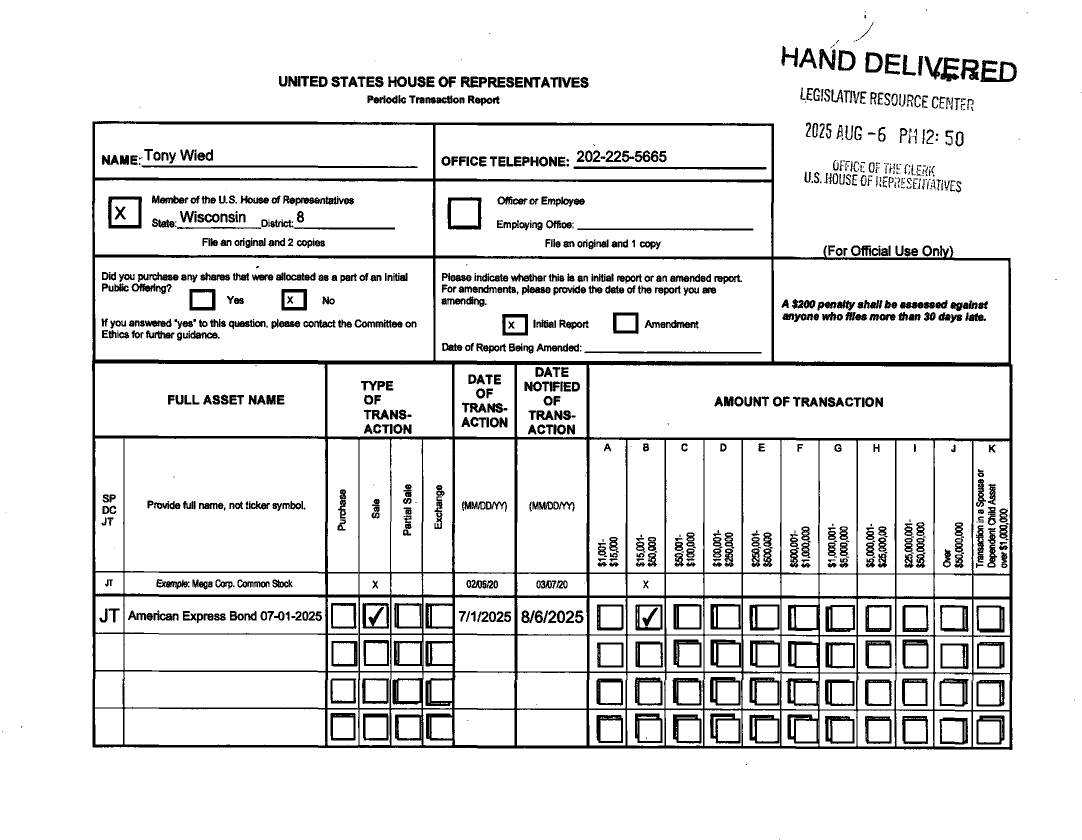
#> input picture local/tests/data/ptr_scan/current_form.png, 2164 x 1680 px (shown at 1/2 size); its folder holds only this picture in this run
$ python -i paper_ptr.py   (imports and definitions only)
#> lines starting #> are read from the running program, lines starting #| are printed output that depends on the picture; after the words box and inside, x2 and y2 are one past the last pixel; in counts of white or black regions, pixels touching at a corner belong together
#> further down, picture is the input picture: PIL image 2164x1680 1; 90% white; 985 black regions (179 under 20 px), largest, box (x1, y1, x2, y2) and area: (184, 242, 2025, 1500) 156205, (283, 331, 835, 336) 2155, (1147, 333, 1533, 339) 1783
"""Scanned (paper) House periodic transaction reports, read with OCR.

Some members file the House's paper PTR form. The Clerk publishes those as scanned, image-only PDFs with no text
layer, so the text reader finds nothing: about one House filing in eight, and every report of some of the most
active traders. This module reads every version of the form: the older one (purchase / sale / exchange, amounts
A-J), the current one (adds partial sale and K, with a printed box per mark) and the layout many brokers attach
(adds "capital gains" and "partial sale" columns):

1. find the table from its ruled lines (rows and columns) and which column is which;
2. read the transaction-type and amount columns from the marks in their cells (no OCR needed, and an empty
   printed box is not a mark);
3. OCR only the owner, asset and date columns with Tesseract, and map the asset name to a ticker.

Typed rows read reliably. Handwriting mostly does not (Tesseract reads print): a handwritten row whose trade
date can't be read is counted ("skipped") and left out, never guessed. A filing that says "nothing to report"
is read as such.

Needs the ``tesseract`` program (Linux: ``apt install tesseract-ocr``, macOS: ``brew install tesseract``). Without
it scanned filings stay "unreadable" and are read once it is installed.
"""
from __future__ import annotations

import io
import os
import re
import shutil
import subprocess
from datetime import date
from difflib import get_close_matches
from typing import Any

import numpy as np

VERSION = 3  # bump to re-read the unread scanned filings after an improvement (3: all versions of the form)
# Amount columns A-K of the form: $1,001-$15,000 ... Over $50,000,000, and K = a spouse's or child's asset over $1M
AMOUNTS: list[tuple[int, int | None]] = [(1001, 15000), (15001, 50000), (50001, 100000), (100001, 250000), (250001, 500000),
                                         (500001, 1000000), (1000001, 5000000), (5000001, 25000000), (25000001, 50000000),
                                         (50000001, None), (1000001, None)]

__all__ = ["available", "read", "read_pdf", "read_page", "match_ticker", "name_key", "VERSION"]

_have: bool | None = None


# [7 lines left out: function available, not called in this run]


# ─── table geometry ──────────────────────────────────────────────────────────

def _runs(ratio: np.ndarray, thr: float, gap: int) -> list[tuple[int, int]]:
    """Index ranges where ``ratio`` exceeds ``thr`` (ranges closer than ``gap`` merge)."""
    out: list[list[int]] = []
    for i in np.where(ratio > thr)[0]:
        if out and i - out[-1][1] <= gap:
            out[-1][1] = int(i)
        else:
            out.append([int(i), int(i)])
    return [(a, b) for a, b in out]


def _long_runs(mask: np.ndarray, min_len: int) -> np.ndarray:
    """Per column: total length of the vertical ink runs at least ``min_len`` pixels long. Ruled lines, even
    dashed or broken ones, add up; letters (short strokes) don't."""
#> called with min_len = 25
    m = mask.astype(np.int8)
    pad = np.zeros((1, m.shape[1]), np.int8)
    d = np.diff(np.vstack([pad, m, pad]), axis=0)
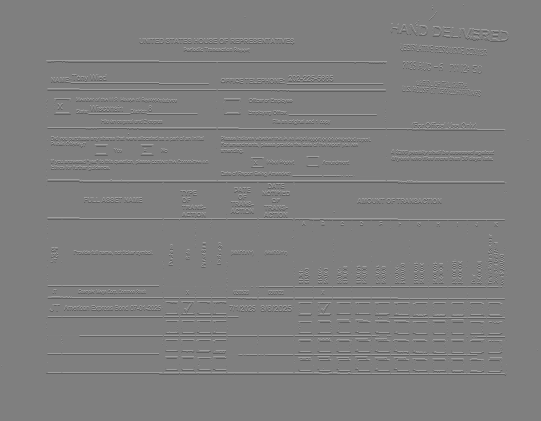
#> d: shape (1681, 2164) int8 (shown at 1/4 size); min -1, max 1, mean 0; drawn with min black and max white
    st, en = np.argwhere(d == 1), np.argwhere(d == -1)
#> st = 50372 pairs, first value 19 to 1677, second value 5 to 2163; en = 50372 pairs, first value 21 to 1679, second value 5 to 2163
    st, en = st[np.lexsort((st[:, 0], st[:, 1]))], en[np.lexsort((en[:, 0], en[:, 1]))]
    lens, cols = en[:, 0] - st[:, 0], st[:, 1]
    out = np.zeros(m.shape[1])
    keep = lens >= min_len
    np.add.at(out, cols[keep], lens[keep])
    return out


def rules(dark: np.ndarray) -> tuple[list[int], list[int]]:
    """(x of the vertical rules, y of the horizontal rules) of the table."""
    v = _long_runs(dark, 25)
#> v = 2164 values, max 1252 at index 186, min 0 at index 0, mean 45.23
    h = _long_runs(dark.T, 80)
#> call 2 of _long_runs, with min_len = 80
#> in _long_runs (call 2), `d = np.diff(np.vstack([pad, m, pad]), axis=0)`:
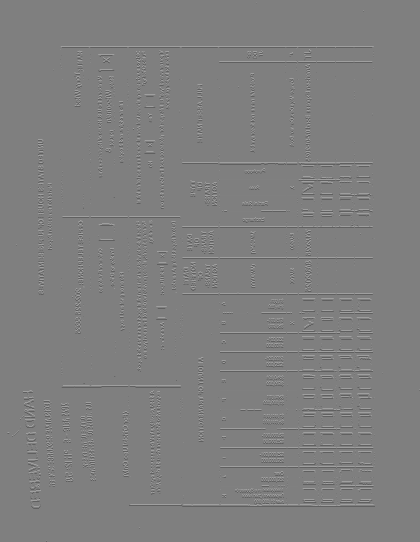
#> d: shape (2165, 1680) int8 (shown at 1/4 size); min -1, max 1, mean 0; drawn with min black and max white
#> in _long_runs (call 2), `st, en = np.argwhere(d == 1), np.argwhere(d == -1)`: st = 47987 pairs, first value 5 to 2162, second value 19 to 1678; en = 47987 pairs, first value 6 to 2164, second value 19 to 1678
#> h = 1680 values, max 1832 at index 726, min 0 at index 0, mean 53.79
    xs = [(a + b) // 2 for a, b in _runs(v, 0.25 * v.max(), 8)] if v.max() > 0 else []
#> the loop in _runs, `for i in np.where(ratio > thr)[0]:` made 79 passes
#> i on passes 1 to 8: 185, 186, 187, 188, 189, 190, 247, 248
#> after the loop in _runs, `for i in np.where(ratio > thr)[0]:`: out = 22 items, first 6: [185, 190], [247, 248], [650, 655], [717, 718], [780, 782], [844, 845]
#> xs = [187, 247, 652, 717, 781, 844, 868, 907, 1031, 1175, 1253, 1330, 1407, 1484, 1545, 1561, 1637, 1714, 1791, 1867, 1945, 2021]
    ys = [(a + b) // 2 for a, b in _runs(h, 0.25 * h.max(), 4)] if h.max() > 0 else []
#> the loop in _runs (call 2), `for i in np.where(ratio > thr)[0]:` made 76 passes
#> i on passes 1 to 8: 244, 245, 246, 247, 248, 249, 250, 333
#> ys = [247, 334, 359, 457, 514, 725, 876, 1146, 1192, 1268, 1344, 1418, 1493]
    return xs, ys


def cells_of(xs: list[int]) -> list[tuple[int, int]]:
    return [(a, b) for a, b in zip(xs, xs[1:]) if b - a >= 25]


# [14 lines left out: function mark, not called in this run]


# ─── text ────────────────────────────────────────────────────────────────────

def _ocr(img: Any, psm: str = "11", only: str | None = None) -> list[dict]:
    """Words with their boxes (Tesseract TSV). psm 11: scattered text (a table); 6: one block (a single column);
    7: one line. ``only``: the characters allowed (digits and slashes for a handwritten date)."""
    buf = io.BytesIO()
    img.save(buf, format="PNG")
    env = {**os.environ, "OMP_THREAD_LIMIT": "1"}  # one thread per page: pages already run in parallel
    cmd = ["tesseract", "stdin", "stdout", "--psm", psm] + (["-c", f"tessedit_char_whitelist={only}"] if only else []) + ["tsv"]
    r = subprocess.run(cmd, input=buf.getvalue(), capture_output=True, timeout=180, env=env)
    words = []
    for line in r.stdout.decode("utf-8", "replace").splitlines()[1:]:
        p = line.split("\t")
        if len(p) == 12 and p[11].strip() and p[10] != "-1":
            x, y, w, h = map(int, p[6:10])
            words.append({"t": p[11].strip(), "x": x, "y": y, "cx": x + w / 2, "cy": y + h / 2, "conf": float(p[10])})
    return words


# [12 lines left out: function _text, not called in this run]


_DIGITS = str.maketrans({"O": "0", "o": "0", "D": "0", "l": "1", "I": "1", "|": "1", "i": "1", "S": "5", "s": "5", "B": "8", "Z": "2"})


# [17 lines left out: function parse_date, not called in this run]


# ─── asset name -> ticker ────────────────────────────────────────────────────

# A ticker the filer wrote after the name: "(PYPL)", "- XLE", or a capitalised last word of a mixed-case name
_WRITTEN = re.compile(r"(?:\(([A-Z]{1,5})\)|\s[-\u2013\u2014]\s*([A-Z]{1,5})|\s([A-Z]{2,5}))\s*$")
_NOT_TICKERS = {"ETF", "TR", "FD", "FDS", "BD", "SER", "SPDR", "MSCI", "REIT", "USA", "US", "INDEX", "BOND", "PORT", "INTL", "II", "III",
                "IV", "VI", "VII", "LP", "LLC", "MUNI", "DUE", "CALL", "PUT", "CMN", "COM", "FTSE", "SP", "JT", "DC", "OTC"}
_FUNDISH = re.compile(r"\bETF\b|SPDR|ISHARES|INVESCO|VANGUARD|PROSHARES|VANECK|SELECT SECTOR|\bTR\b|\bFUND\b|\bFDS?\b", re.I)
_BONDISH = re.compile(r"BE/R|MUNICIPAL|\bAUTH\b|\bCNTY\b|\bREV\b|\bRV\b|\bSR\s+[A-Z]\b|\bBONDS?\b|\bNOTES?\b|\bDUE\b|%|\bTREAS")
_SUFFIX = {"CMN", "COM", "COMMON", "STOCK", "STK", "SHS", "SH", "CL", "CLASS", "A", "B", "C", "NEW", "INC", "INCORPORATED",
           "CORP", "CORPORATION", "CORPOR", "CO", "COMPANY", "LTD", "LIMITED", "PLC", "NV", "SA", "AG", "SE", "ADR", "ADS",
           "SPONSORED", "SPON", "ORD", "ORDINARY", "HLDGS", "HOLDINGS", "HOLDING", "GROUP", "THE", "AND", "DEL", "DE",
           "USD", "PAR", "REGISTERED", "REG", "TECHNOLOGIES", "TECHNOLOGY", "INTERNATIONAL", "INTL"}
_NOT_A_STOCK = re.compile(r"LINKED TO|\bNOTES?\b|\bBONDS?\b|PERPETUAL|\bDUE\b|%|\bTREAS|\bMUNI|\bCD\b|CERTIFICATE|\bFUND\b|"
                          r"\bETF\b|\bTRUST\b|\bLP\b|\bLLC\b|MONEY MARKET|DEPOSIT", re.I)


# [12 lines left out: functions name_key, _norm, not called in this run]


_index: dict[str, str] | None = None


def _tickers() -> set[str]:
    from ..universe import ALL_META
    return set(ALL_META)


# [77 lines left out: functions _names, match_ticker, _owner, _fix_year, not called in this run]


MIN_CELLS = 16   # the narrowest version of the form has 17 columns
# The transaction-type columns between the asset name and the dates, by how many there are
_KINDS: dict[int, tuple[str | None, ...]] = {
    3: ("buy", "sell", "exchange"),                        # the older House form (amounts A-J), and with K
    4: ("buy", "sell", "sell_partial", "exchange"),        # the current House form
    5: ("buy", "sell", "exchange", None, "sell_partial"),  # brokers' attachments: + "capital gains over $200?"
}
_KNOWN = {(3, 10), (3, 11), (4, 11), (5, 11)}              # (type columns, amount columns) of those versions
_DATE_HEAD = re.compile(r"MM\w{0,2}?[DO0]{1,2}\w{0,2}?YY")   # "(MM/DD/YY)" as OCR reads it: MMIDDIYY, MMODIYY, MM/DO/YY


def _date_head(t: str) -> bool:
    return bool(_DATE_HEAD.search(re.sub(r"[^A-Z0-9]", "", t.upper())))


# [63 lines left out: functions layout, _marks, _kind, _bands, _ruled, not called in this run]


def _crop(clean: np.ndarray, cell: tuple[int, int], y0: float, y1: float) -> Any:
    from PIL import Image
    return Image.fromarray((clean[max(0, int(y0)):max(0, int(y1)), cell[0] + 3:cell[1] - 3] * 255).astype("uint8"))


# [7 lines left out: function _cell_date, not called in this run]


_NOTHING = re.compile(r"NOTHING\W+(?:\S+\W+){0,3}?REPORT|NO\s+TRANSACTIONS|NO\s+REPORTABLE")   # "to" read as "fo", specks


# [10 lines left out: function _same_form, not called in this run]


def _read_page(img: Any, latest: date | None = None, cells: list[tuple[int, int]] | None = None,
               owner: str | None = None, usual: list[tuple[int, int]] | None = None) -> tuple[list[dict], bool, int]:
    """(trades on one scanned page, whether it says it has nothing to report, rows with marks but no readable
    trade date: handwritten ones). See ``read_page``."""
    from PIL import Image
    gray = img.convert("L")
    dark = np.asarray(gray) < 128
    xs, ys = rules(dark)
    if cells is None:
        cells = cells_of(xs)
#> cells = [(187, 247), (247, 652), (652, 717), (717, 781), (781, 844), (868, 907), (907, 1031), (1031, 1175), (1175, 1253), (1253, 1330), (1330, 1407), (1407, 1484), (1484, 1545), (1561, 1637), (1637, 1714), (1714, 1791), (1791, 1867), (1867, 1945), (1945, 2021)]
    if usual and len(usual) != len(cells) and (len(cells) < MIN_CELLS or _same_form(cells, usual)):
        cells = usual   # this page's lines came out differently (faint or broken): the filing's layout
    if len(cells) < MIN_CELLS:
        return [], False, 0
    # OCR the owner..date-notified columns, with the ruled lines erased so letters touching them survive
    x0, x1 = cells[0][0], cells[len(cells) - 12][1]
#> x0 = 187; x1 = 1175
    clean = ~dark
    for x in xs:
        clean[:, max(0, x - 3):x + 4] = True
#> this loop made 22 passes
#> x on passes 1 to 8: 187, 247, 652, 717, 781, 844, 868, 907
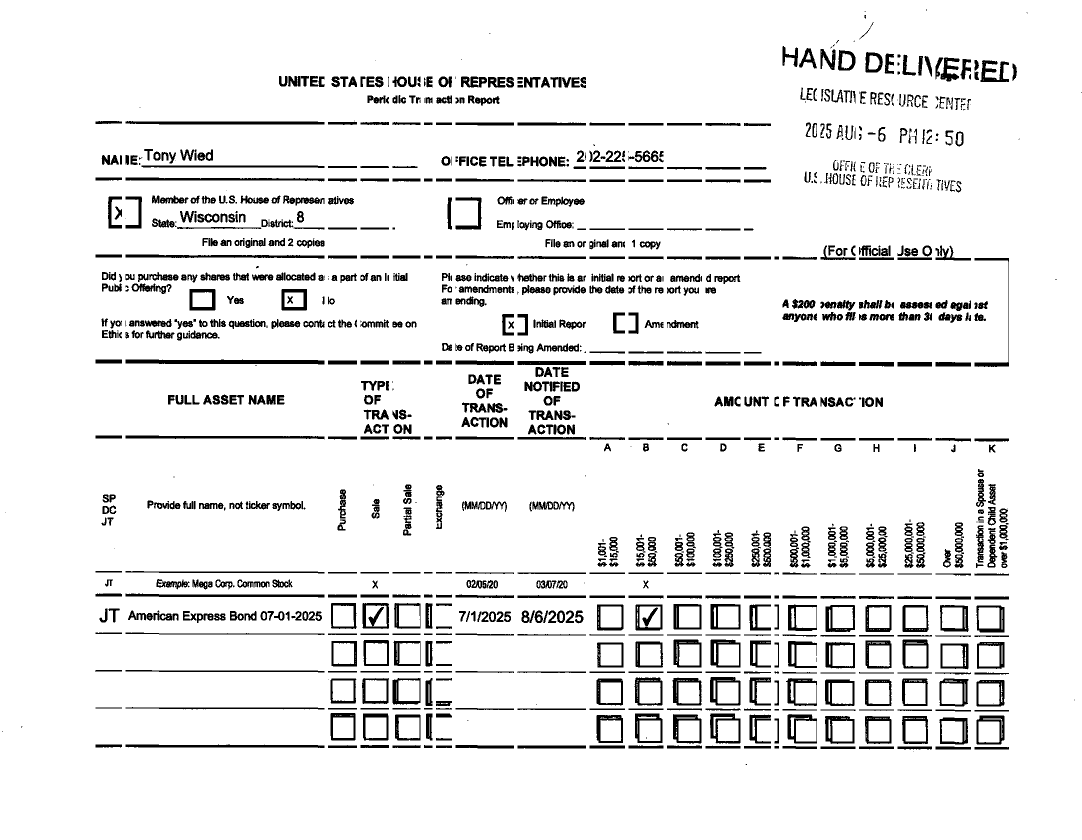
#> clean: shape (1680, 2164) bool (shown at 1/2 size); 91.9% white; 1305 black regions (205 under 20 px), largest, box (x1, y1, x2, y2) and area: (251, 719, 649, 729) 3190, (251, 242, 649, 249) 2303, (251, 509, 649, 517) 2073
    for y in ys:
        clean[max(0, y - 2):y + 3, :] = True
#> this loop made 13 passes
#> y on passes 1 to 8: 247, 334, 359, 457, 514, 725, 876, 1146
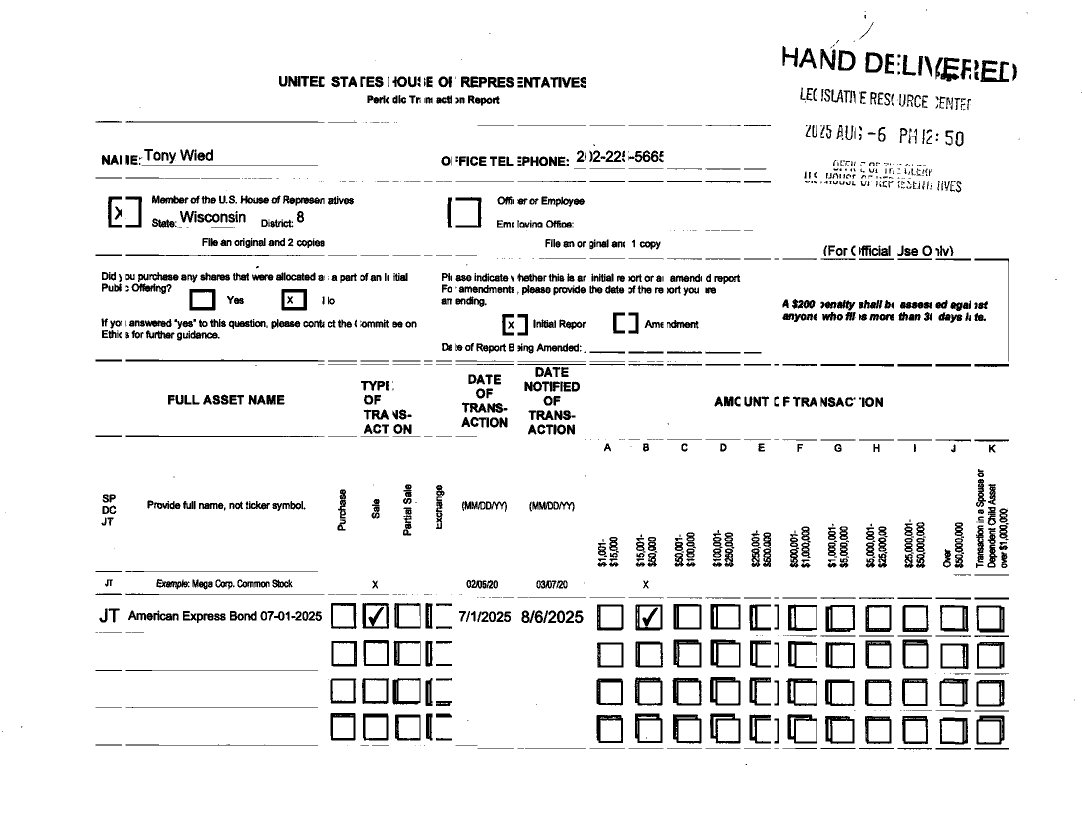
#> clean: shape (1680, 2164) bool (shown at 1/2 size); 93.7% white; 1388 black regions (368 under 20 px), largest, box (x1, y1, x2, y2) and area: (1420, 1427, 1481, 1487) 1433, (1420, 1354, 1481, 1411) 1386, (1421, 1279, 1481, 1335) 1333
    words = [{**w, "cx": w["cx"] + x0, "x": w["x"] + x0}
             for w in _ocr(Image.fromarray((clean[:, x0:x1] * 255).astype("uint8")))]
#> in _ocr, `img.save(buf, format="PNG")`:
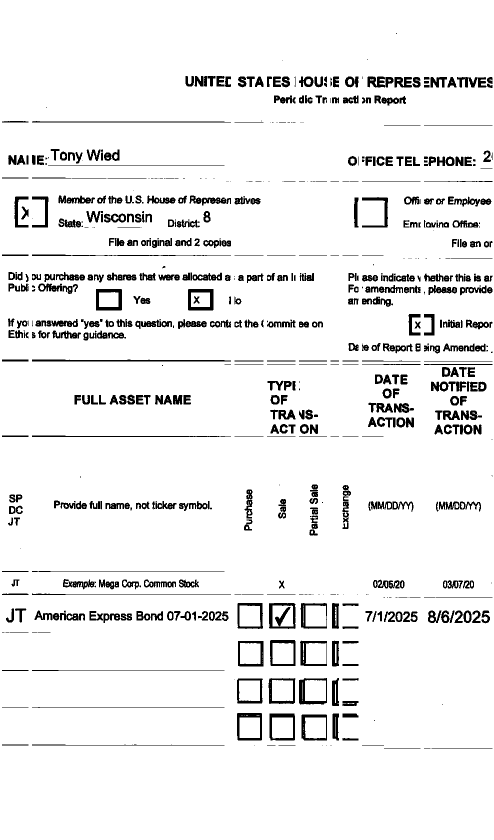
#> img: PIL image 988x1680 L (shown at 1/2 size); 93.4% white; 710 black regions (166 under 20 px), largest, box (x1, y1, x2, y2) and area: (538, 1206, 591, 1258) 1312, (64, 719, 462, 723) 1257, (192, 578, 244, 621) 1098
    lay = layout(cells, words, latest)
    if lay is None and usual and usual is not cells:
        lay = layout(usual, words, latest)
    if lay is None:   # not the table as far as OCR can tell, but it may still say "nothing to report"
        return [], bool(_NOTHING.search(_text(words).upper())), 0
    ac, dc, nc, oc = lay["asset"], lay["date"], lay["notified"], lay["owner"]
    nothing = bool(_NOTHING.search(" ".join(w["t"] for w in words if ac[0] <= w["cx"] < ac[1]).upper()))
    # the owner codes are small: read that column on its own, as one block
    owner_words = [{**w, "cx": w["cx"] + oc[0], "x": w["x"] + oc[0]}
                   for w in _ocr(Image.fromarray((clean[:, oc[0]:oc[1]] * 255).astype("uint8")), "6")] if oc else []
    # the House's own form, older (17 columns) or current (19), read row by row; brokers' pages (and the
    # 18-column layout) by their typed dates
    house_form = (len(lay["kinds"]), len(lay["amounts"])) in ((3, 10), (4, 11))
    dates = sorted((w for w in words if dc[0] <= w["cx"] < dc[1] and parse_date(w["t"], latest, house_form)), key=lambda w: w["cy"])
    found: list[tuple[float, dict]] = []
    last_owner = owner
    skipped = 0

    def text_in(c: tuple[int, int], t0: float, t1: float) -> str:
        return _text([w for w in words if c[0] <= w["cx"] < c[1] and t0 <= w["cy"] < t1])

    # [14 lines left out: function trade, not called in this run]

    bands = _bands(dark, dc, lay["body"]) if lay["body"] is not None and house_form else []
    if bands:   # the House form: one ruled row per trade, typed or handwritten
        seps = [x for x in xs if lay["amounts"][0][0] - 5 <= x <= lay["amounts"][-1][1] + 5]
        for y0, y1 in bands:
            kinds, amounts = _marks(dark, lay, y0 + 2, y1 - 2, edge=2)
            if not (kinds or amounts) or len(kinds) > 2 or len(amounts) > 2 or not _ruled(dark, seps, y0, y1):
                continue
            typed = [d for d in dates if y0 <= d["cy"] <= y1]
            t0, t1 = y0 - 0.15 * (y1 - y0), y1 + 0.15 * (y1 - y0)   # handwriting strays over the lines
            traded = parse_date(typed[0]["t"], latest, True) if typed else _cell_date(gray, clean, dc, t0, t1, latest)
            asset = text_in(ac, y0, y1) if typed else _text(_ocr(_crop(clean, ac, t0, t1), "6"))
            if not traded:
                if not re.search(r"EXAMPLE|MEGA CORP", asset.upper()):
                    skipped += 1   # no readable trade date (handwritten): left out rather than guessed
                continue
            notified = parse_date(text_in(nc, y0, y1), latest, True) or _cell_date(gray, clean, nc, t0, t1, latest)
            trade((y0 + y1) / 2, asset, kinds, amounts, _owner([w for w in owner_words if t0 <= w["cy"] < t1]),
                  traded, notified)
        return [r for _, r in sorted(found, key=lambda t: t[0])], nothing, skipped
    # brokers' attachments: rows anchored on the typed dates, so broken or faint row lines don't matter
    gaps = [b["cy"] - a["cy"] for a, b in zip(dates, dates[1:]) if b["cy"] - a["cy"] > 20]
    step = float(np.median(gaps)) if gaps else 58.0
    for k, d in enumerate(dates):
        top = max(d["cy"] - 0.85 * step, (dates[k - 1]["cy"] + 0.3 * step) if k else 0)
        bot = d["cy"] + 0.3 * step
        kinds, amounts = _marks(dark, lay, int(d["cy"] - 0.45 * step), int(d["cy"] + 0.35 * step))  # on the date's line
        trade(d["cy"], text_in(ac, top, bot), kinds, amounts, _owner([w for w in owner_words if top <= w["cy"] < bot]),
              parse_date(d["t"], latest), parse_date(text_in(nc, top, bot), latest))
    return [r for _, r in sorted(found, key=lambda t: t[0])], nothing, skipped


# [57 lines left out: functions read_page, upright, read, not called in this run]


def read_pdf(pdf: Any, latest: date | None = None) -> list[dict]:
    """The trades in a scanned filing (see ``read``)."""
    return read(pdf, latest)["rows"]

>>> from PIL import Image
>>> picture = Image.open('../../tests/data/ptr_scan/current_form.png')
#> (the run stopped early here; a loop or call above may not have finished)
